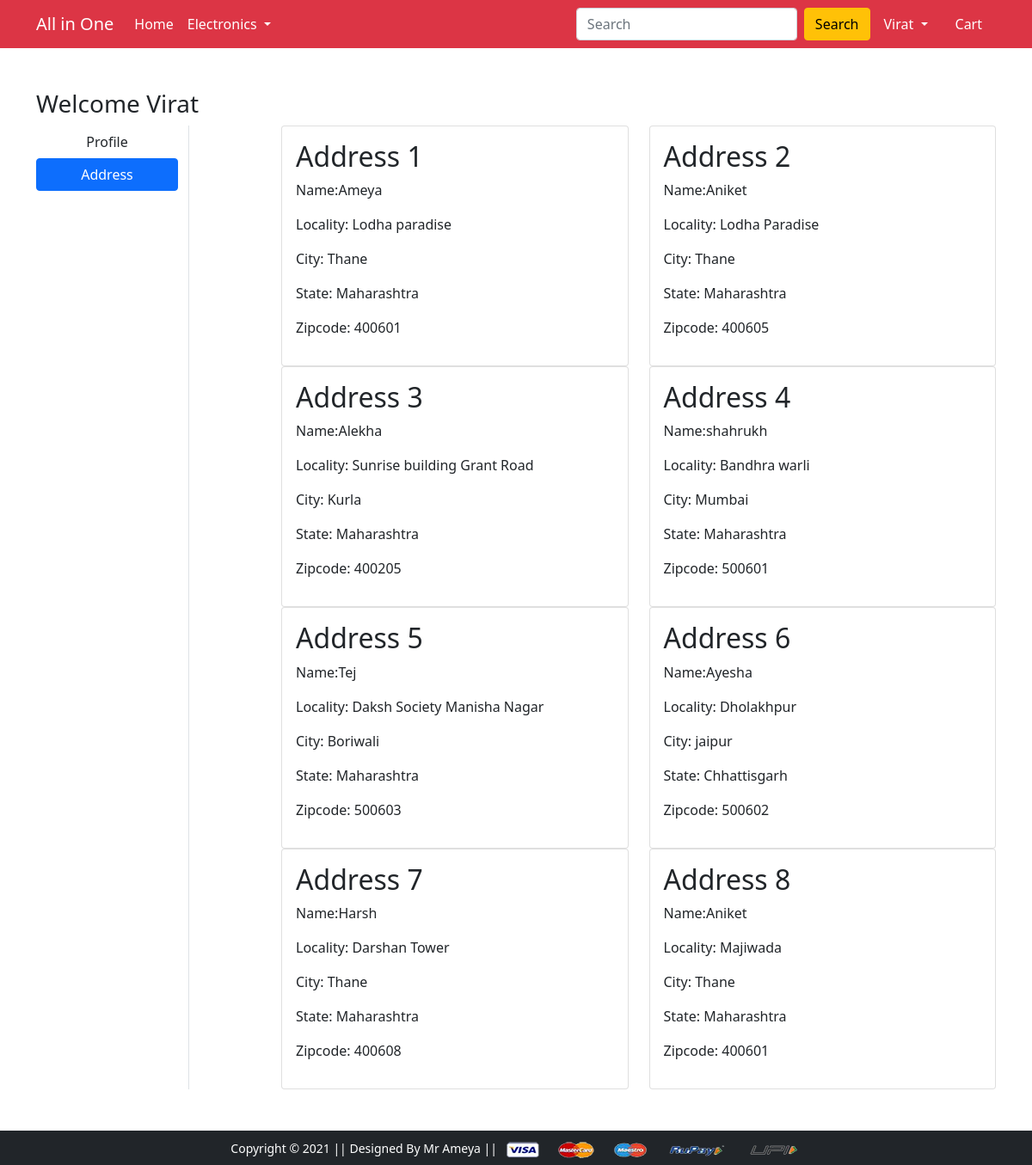
Screenshot of /address/ (signed in) with the database file from the repository.
### app/models.py (models this page shows, shortened)
class Customer(models.Model):
    user=models.ForeignKey(User,on_delete=models.CASCADE)
    name=models.CharField(max_length=150)
    locality=models.CharField(max_length=200)
    city=models.CharField(max_length=100)
    zipcode=models.IntegerField()
    state=models.CharField(choices=STATE_CHOICES,max_length=100)

### app/views.py (the view)
# urls.py: path('address/', views.address, name='address'),
@login_required
def address(request):
    list=Customer.objects.filter(user=request.user)
    return render(request, 'app/address.html',{'list':list})

### app/templates/app/address.html (shortened to what this page needs)
{% extends 'app/base.html' %}
{% load static %}
{% block main-content %}
<div class="container my-5">
  <div class="row">
    <h3>Welcome {{request.user.first_name}}</h3>
     <div class="col-sm-2 border-end">
      <ul class="list-unstyled">
       <li class="d-grid"><a href="{% url 'profile' %}" class="btn">Profile</a></li>
       <li class="d-grid"><a href="{% url 'address' %}" class="btn btn-primary">Address</a></li>
      </ul>
     </div>
  <div class="col-sm-9 offset-sm-1">
   <div class="row">
    {% for i in list %}
    <div class="col-sm-6">
     <div class="card">
      <div class="card-body">
        <h2>Address {{forloop.counter}}</h2>
       <p>Name:{{i.name}}</p>
       <p>Locality: {{i.locality}}</p>
       <p>City: {{i.city}}</p>
       <p>State: {{i.state}}</p>
       <p>Zipcode: {{i.zipcode}}</p>
      </div>
     </div>
    </div>
    {% endfor %}
   </div>
  </div>
 </div>
</div>
{% endblock main-content %}

### app/templates/app/base.html (shortened to what this page needs)
<!doctype html>
{% load static %}
<html lang="en">
  <head>
    <link href="https://cdn.jsdelivr.net/npm/bootstrap@5.0.0-beta1/dist/css/bootstrap.min.css" rel="stylesheet">
    <link rel="stylesheet" href="{% static 'app/css/owl.carousel.min.css' %}">
    <link rel="stylesheet" href="{% static 'app/css/all.min.css' %}">
    <link rel="stylesheet" href="{% static 'app/css/style.css' %}">
  </head>
  <body>
    <nav class="navbar navbar-expand-lg navbar-dark bg-danger">
     <div class="container">
       <a class="navbar-brand" href="/">All in One</a>
       <div class="collapse navbar-collapse" id="navbarSupportedContent">
         <ul class="navbar-nav me-auto mb-2 mb-lg-0">
           <li class="nav-item">
             <a class="nav-link active" aria-current="page" href="/">Home</a>
           </li>
           <li class="nav-item dropdown">
             <a class="nav-link dropdown-toggle text-white" href="#" id="electronicsDropdown" data-bs-toggle="dropdown">
               Electronics
             </a>
           </li>
         </ul>
         <form class="d-flex">
           <input class="form-control me-2" type="search" placeholder="Search" aria-label="Search">
           <button class="btn btn-warning" type="submit">Search</button>
         </form>
         <div>
          <ul class="navbar-nav me-auto mb-2 mb-lg-0">
            {% if request.user.is_authenticated %}
           <li class="nav-item dropdown mx-2">
              <a class="nav-link dropdown-toggle text-white" href="#" id="profileDropdown" data-bs-toggle="dropdown">
                {{request.user.first_name}}
              </a>
            </li>
            {% endif %}
            <li class="nav-item mx-2">
             <a href="{% url 'show-cart' %}" class="nav-link text-white"> Cart </a>
            </li>
          </ul>
         </div>
       </div>
     </div>
    </nav>
    {% block main-content %} {% endblock main-content %}
    <footer class="container-fluid bg-dark text-center p-2 mt-5">
        <small class="text-white">Copyright &copy; 2021 || Designed By Mr Ameya || </small>
        <img src="{% static 'app/images/payment.png' %}" alt="" srcset="" class="img-fluid" height="2px">
    </footer>
  </body>
</html>

### rows the page displays
Customer: name "Ameya", locality "Lodha paradise", city "Thane", state "Maharashtra", zipcode "400601"
Customer: name "Aniket", locality "Lodha Paradise", city "Thane", state "Maharashtra", zipcode "400605"
Customer: name "Alekha", locality "Sunrise building Grant Road", city "Kurla", state "Maharashtra", zipcode "400205"
Customer: name "shahrukh", locality "Bandhra warli", city "Mumbai", state "Maharashtra", zipcode "500601"
Customer: name "Tej", locality "Daksh Society Manisha Nagar", city "Boriwali", state "Maharashtra", zipcode "500603"
Customer: name "Ayesha", locality "Dholakhpur", city "jaipur", state "Chhattisgarh", zipcode "500602"
Customer: name "Harsh", locality "Darshan Tower", city "Thane", state "Maharashtra", zipcode "400608"
Customer: name "Aniket", locality "Majiwada", city "Thane", state "Maharashtra", zipcode "400601"

### other values shown
{{ request.user.first_name }} "Virat"
